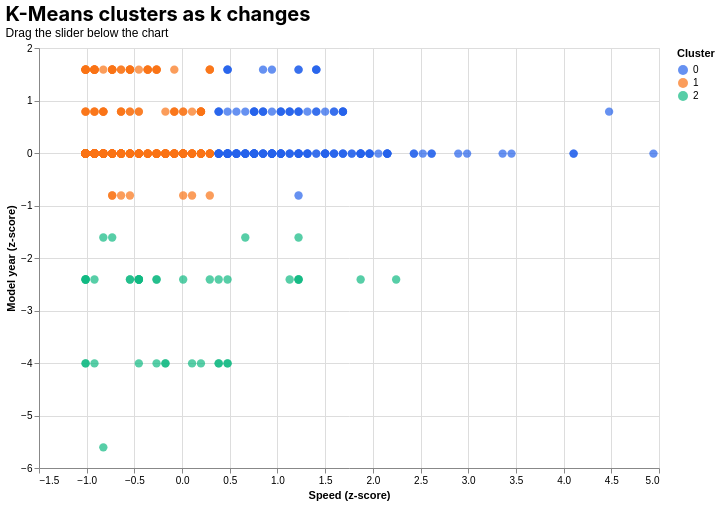

Notebook code for this chart:
### Markdown cell above
### Interactive cluster exploration
**Drag the slider** under the chart to see how the crashes are split as $k$ goes from 2 to 7. Cluster numbers (and so colours) are arbitrary and can change between values of $k$. Hover over a point to see its real speed and model year.

### Code cell
# @title
slider_df = moving[["Speed_Z", "Year_Z"]].assign(speed_mph=moving[SPEED], model_year=moving[YEAR])
for k in range(2, MAX_K + 1):
    slider_df[f"k{k}"] = labels[k].astype(str)

k_param = alt.param(name="k_val", value=FINAL_K,
                    bind=alt.binding_range(min=2, max=MAX_K, step=1, name="Number of clusters (k): "))

alt.Chart(slider_df).mark_circle(size=70, opacity=0.7).encode(
    x=alt.X("Speed_Z:Q", title="Speed (z-score)"),
    y=alt.Y("Year_Z:Q", title="Model year (z-score)"),
    color=alt.Color("cluster:N", title="Cluster", scale=alt.Scale(range=PALETTE)),
    tooltip=[alt.Tooltip("speed_mph:Q", title="Speed (mph)"),
             alt.Tooltip("model_year:Q", title="Model year", format="d"),
             alt.Tooltip("cluster:N", title="Cluster")],
).transform_calculate(
    cluster='datum["k" + k_val]'
).add_params(
    k_param
).properties(
    title=alt.TitleParams("K-Means clusters as k changes", subtitle="Drag the slider below the chart"),
    width=620, height=420,
).configure_title(
    fontSize=20, anchor="start", font="Inter, Segoe UI, Arial, sans-serif"
).interactive()

### Figure 1 — Vega-Lite specification as saved in the notebook (floating-point values rounded to 4 significant figures; data arrays with more than 128 entries replaced by an {"elided": "..."} marker saying what was removed)
{"config": {"view": {"continuousWidth": 300, "continuousHeight": 300}, "title": {"anchor": "start", "font": "Inter, Segoe UI, Arial, sans-serif", "fontSize": 20}}, "data": {"name": "data-0bd669c15a0618068efdb4d5200ebcec"}, "mark": {"type": "circle", "opacity": 0.7, "size": 70}, "encoding": {"color": {"field": "cluster", "scale": {"range": ["#2563EB", "#F97316", "#10B981", "#A855F7", "#EF4444", "#EAB308", "#14B8A6"]}, "title": "Cluster", "type": "nominal"}, "tooltip": [{"field": "speed_mph", "title": "Speed (mph)", "type": "quantitative"}, {"field": "model_year", "format": "d", "title": "Model year", "type": "quantitative"}, {"field": "cluster", "title": "Cluster", "type": "nominal"}], "x": {"field": "Speed_Z", "title": "Speed (z-score)", "type": "quantitative"}, "y": {"field": "Year_Z", "title": "Model year (z-score)", "type": "quantitative"}}, "height": 420, "params": [{"name": "k_val", "bind": {"input": "range", "max": 7, "min": 2, "name": "Number of clusters (k): ", "step": 1}, "value": 3}, {"name": "param_1", "select": {"type": "interval", "encodings": ["x", "y"]}, "bind": "scales"}], "title": {"text": "K-Means clusters as k changes", "subtitle": "Drag the slider below the chart"}, "transform": [{"calculate": "datum[\"k\" + k_val]", "as": "cluster"}], "width": 620, "$schema": "https://vega.github.io/schema/vega-lite/v5.20.1.json", "datasets": {"data-0bd669c15a0618068efdb4d5200ebcec": {"elided": "567 records"}}}
